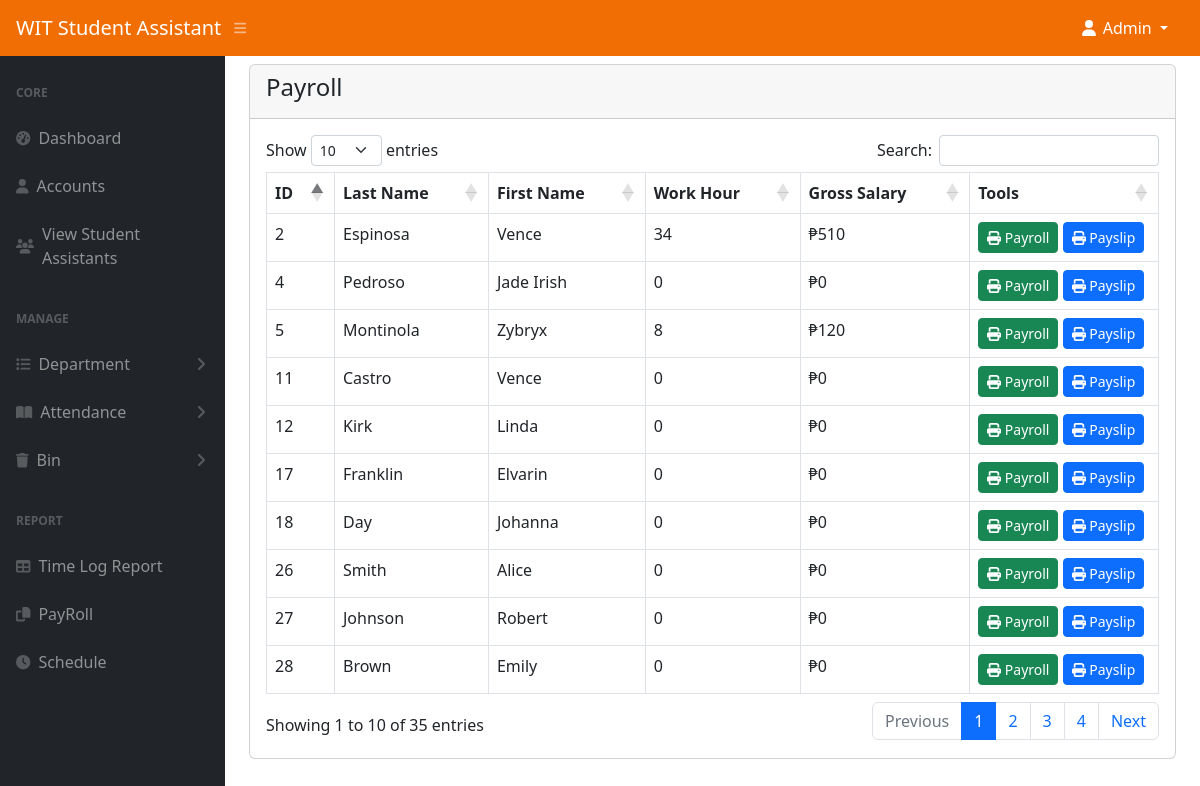
The app's page /admin/payroll.php (signed in) with its own data.
### tables this page shows
CREATE TABLE `student_assistant` (
  `id` int(11) NOT NULL,
  `last_name` varchar(50) NOT NULL,
  `first_name` varchar(50) NOT NULL,
  `program` varchar(100) NOT NULL,
  `year` int(11) NOT NULL,
  `work` varchar(255) NOT NULL,
  `fingerprint_id` int(11) DEFAULT NULL,
  `image` text DEFAULT NULL,
  `status` tinyint(1) NOT NULL DEFAULT 0 COMMENT '0-visible,1=hidden,2=deleted',
  `age` int(11) NOT NULL,
  `sex` varchar(100) NOT NULL,
  `civil_status` varchar(100) NOT NULL,
  `date_of_birth` varchar(100) NOT NULL,
  `city_address` text NOT NULL,
  `contact_no1` varchar(15) NOT NULL,
  `contact_no2` varchar(15) NOT NULL,
  `contact_no3` varchar(15) NOT NULL,
  `province_address` text NOT NULL,
  `guardian` varchar(100) NOT NULL,
  `honor_award` text NOT NULL,
  `past_scholar` varchar(100) NOT NULL,
  `present_scholar` varchar(999) NOT NULL,
  `work_experience` text NOT NULL,
  `special_talent` text NOT NULL,
  `out_name1` varchar(100) DEFAULT NULL,
  `comp_add1` varchar(255) DEFAULT NULL,
  `cn1` varchar(20) DEFAULT NULL,
  `out_name2` varchar(100) DEFAULT NULL,
  `comp_add2` varchar(255) DEFAULT NULL,
  `cn2` varchar(20) DEFAULT NULL,
  `out_name3` varchar(100) DEFAULT NULL,
  `comp_add3` varchar(255) DEFAULT NULL,
  `cn3` varchar(20) DEFAULT NULL,
  `from_wit1` varchar(100) DEFAULT NULL,
  `comp_add4` varchar(255) DEFAULT NULL,
  `cn4` varchar(20) DEFAULT NULL,
  `from_wit2` varchar(100) DEFAULT NULL,
  `comp_add5` varchar(255) DEFAULT NULL,
  `cn5` varchar(20) DEFAULT NULL,
  `from_wit3` varchar(100) DEFAULT NULL,
  `comp_add6` varchar(255) DEFAULT NULL,
  `cn6` varchar(20) DEFAULT NULL,
  `fathers_name` varchar(100) DEFAULT NULL,
  `fathers_occ` varchar(100) DEFAULT NULL,
  `fathers_income` decimal(10,2) DEFAULT NULL,
  `mothers_name` varchar(100) DEFAULT NULL,
  `mothers_occ` varchar(100) DEFAULT NULL,
  `mothers_income` decimal(10,2) DEFAULT NULL,
  `siblings` text DEFAULT NULL
);

### admin/payroll.php (the view, shortened to what this page needs)
<?php
include('authentication.php');
include('includes/header.php');
?>
<div class="container-fluid px-4">
    <div class="row">
        <div class="col-md-12">
            <div class="card">
                <div class="card-header">
                    <h4>Payroll</h4>
                </div>
                <div class="content-wrapper">
                    <div class="card-body">
                        <table id="myTable" class="table table-bordered">
                            <thead>
                                <tr>
                                    <th>ID</th>
                                    <th>Last Name</th>
                                    <th>First Name</th>
                                    <th>Work Hour</th>
                                    <th>Gross Salary</th>
                                    <th>Tools</th>
                                </tr>
                            </thead>
                            <tbody>
                                <?php
                                $hourly_rate = 15;
                                $query = "SELECT sa.id, sa.last_name, sa.first_name, sa.work, SUM(TIMESTAMPDIFF(HOUR, a.time_in, a.time_out)) AS total_hours
                                          FROM student_assistant sa
                                          LEFT JOIN attendance a ON sa.id = a.sa_id
                                          WHERE sa.status != '2'
                                          GROUP BY sa.id";
                                $query_run = mysqli_query($con, $query);
                                if (mysqli_num_rows($query_run) > 0) {
                                    while ($row = mysqli_fetch_assoc($query_run)) {
                                        $num_hour = max(0, $row['total_hours'] ?? 0);
                                        $gross_salary = max(0, round($num_hour * $hourly_rate, 2));
                                        echo "<tr>
                                                <td>{$row['id']}</td>
                                                <td>{$row['last_name']}</td>
                                                <td>{$row['first_name']}</td>
                                                <td>{$num_hour}</td>
                                                <td>&#8369;{$gross_salary}</td>
                                                <td>
                                                    <button class='btn btn-success btn-sm payroll-btn' data-id='{$row['id']}' data-name='{$row['first_name']} {$row['last_name']}' data-work='{$row['work']}' data-hours='{$num_hour}' data-rate='{$hourly_rate}' data-salary='{$gross_salary}'><i class='fa fa-print'></i> Payroll</button>
                                                    <button class='btn btn-primary btn-sm payslip-btn' data-id='{$row['id']}' data-name='{$row['first_name']} {$row['last_name']}' data-work='{$row['work']}' data-hours='{$num_hour}' data-rate='{$hourly_rate}' data-salary='{$gross_salary}'><i class='fa fa-print'></i> Payslip</button>
                                                </td>
                                              </tr>";
                                    }
                                } else {
                                    echo "<tr><td colspan='6' class='text-center'>No Records Found</td></tr>";
                                }
                                ?>
                            </tbody>
                        </table>
                    </div>
                </div>
            </div>
        </div>
    </div>
</div>
<?php
include('includes/scripts.php');
?>

### records on screen
student_assistant: id "2", last_name "Espinosa", first_name "Vence", num_hour "34", gross_salary "510"
student_assistant: id "4", last_name "Pedroso", first_name "Jade Irish", num_hour "0", gross_salary "0"
student_assistant: id "5", last_name "Montinola", first_name "Zybryx", num_hour "8", gross_salary "120"
student_assistant: id "11", last_name "Castro", first_name "Vence", num_hour "0", gross_salary "0"
student_assistant: id "12", last_name "Kirk", first_name "Linda", num_hour "0", gross_salary "0"
student_assistant: id "17", last_name "Franklin", first_name "Elvarin", num_hour "0", gross_salary "0"
student_assistant: id "18", last_name "Day", first_name "Johanna", num_hour "0", gross_salary "0"
student_assistant: id "26", last_name "Smith", first_name "Alice", num_hour "0", gross_salary "0"
student_assistant: id "27", last_name "Johnson", first_name "Robert", num_hour "0", gross_salary "0"
student_assistant: id "28", last_name "Brown", first_name "Emily", num_hour "0", gross_salary "0"
